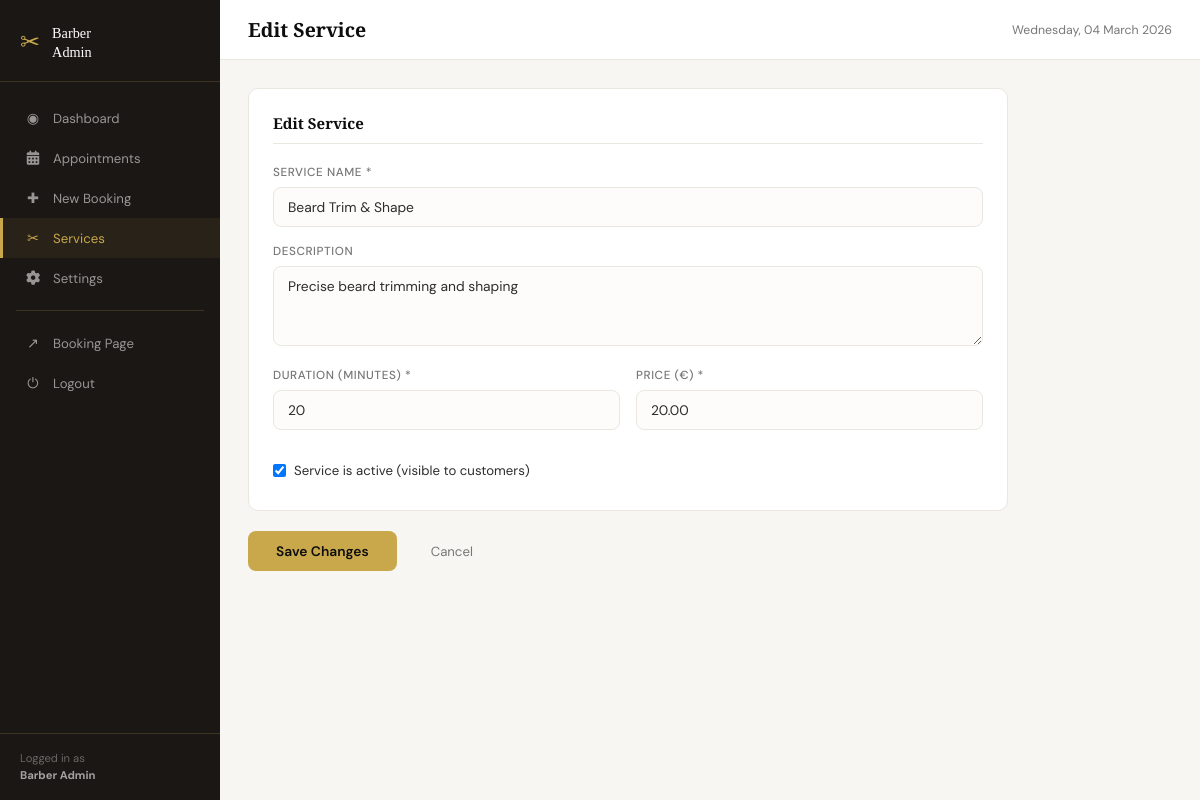
/index.php?page=services&action=edit&id=3 (signed in), run on the app's committed database.
### tables this page shows
CREATE TABLE IF NOT EXISTS services (
    id INT AUTO_INCREMENT PRIMARY KEY,
    name VARCHAR(100) NOT NULL,
    description TEXT,
    duration INT NOT NULL COMMENT 'Duration in minutes',
    price DECIMAL(10,2) NOT NULL,
    active TINYINT(1) DEFAULT 1,
    created_at TIMESTAMP DEFAULT CURRENT_TIMESTAMP
);

### app/controllers/ServiceController.php (called while the page is built, shortened)
<?php
require_once __DIR__ . '/../models/Service.php';
class ServiceController {
    private $serviceModel;
    public function __construct() {
        $this->serviceModel = new Service();
    }
    public function edit() {
        $id = (int)($_GET['id'] ?? 0);
        $service = $this->serviceModel->getById($id);
        require __DIR__ . '/../views/admin/service_form.php';
    }
}

### app/config/database.php (called while the page is built, shortened)
<?php
class Database {
    private static $instance = null;
    private $pdo;
    private function __construct() {
        $dsn = "mysql:host=" . DB_HOST . ";dbname=" . DB_NAME . ";charset=" . DB_CHARSET;
        $options = [
            PDO::ATTR_ERRMODE            => PDO::ERRMODE_EXCEPTION,
            PDO::ATTR_DEFAULT_FETCH_MODE => PDO::FETCH_ASSOC,
            PDO::ATTR_EMULATE_PREPARES   => false,
        ];
        try {
            $this->pdo = new PDO($dsn, DB_USER, DB_PASS, $options);
        } catch (PDOException $e) {
            die(json_encode(['error' => 'Database connection failed: ' . $e->getMessage()]));
        }
    }
    public static function getInstance() {
        if (self::$instance === null) {
            self::$instance = new self();
        }
        return self::$instance;
    }
    public function getConnection() {
        return $this->pdo;
    }
}

### app/models/Service.php (called while the page is built, shortened)
<?php
require_once __DIR__ . '/../config/database.php';
class Service {
    private $db;
    public function __construct() {
        $this->db = Database::getInstance()->getConnection();
    }
    public function getById($id) {
        $stmt = $this->db->prepare("SELECT * FROM services WHERE id = ?");
        $stmt->execute([$id]);
        return $stmt->fetch();
    }
}

### app/views/admin/service_form.php (the view, shortened to what this page needs)
<?php
$isEdit = !empty($service);
require __DIR__ . '/../layouts/admin_header.php';
$action = $isEdit
    ? BASE_URL . '/index.php?page=services&action=edit&id=' . $service['id']
    : BASE_URL . '/index.php?page=services&action=create';
?>
<div class="form-wrap">
<form action="<?= $action ?>" method="POST" class="admin-form">
    <div class="form-section">
        <h3><?= $isEdit ? 'Edit' : 'New' ?> Service</h3>
        <div class="input-group">
            <label>Service Name *</label>
            <input type="text" name="name" value="<?= htmlspecialchars($service['name'] ?? '') ?>" placeholder="e.g. Haircut" required>
        </div>
        <div class="input-group">
            <label>Description</label>
            <textarea name="description" rows="2" placeholder="Brief description of the service..."><?= htmlspecialchars($service['description'] ?? '') ?></textarea>
        </div>
        <div class="input-row-2">
            <div class="input-group">
                <label>Duration (minutes) *</label>
                <input type="number" name="duration" value="<?= $service['duration'] ?? 30 ?>" min="5" step="5" required>
            </div>
            <div class="input-group">
                <label>Price (€) *</label>
                <input type="number" name="price" value="<?= $service['price'] ?? '' ?>" min="0" step="0.50" placeholder="25.00" required>
            </div>
        </div>
        <?php if ($isEdit): ?>
        <div class="input-group">
            <label class="checkbox-label">
                <input type="checkbox" name="active" <?= ($service['active'] ?? 1) ? 'checked' : '' ?>>
                Service is active (visible to customers)
            </label>
        </div>
        <?php endif; ?>
    </div>
    <div class="form-actions">
        <button type="submit" class="btn-primary"><?= $isEdit ? 'Save Changes' : '✚ Create Service' ?></button>
        <a href="<?= BASE_URL ?>/index.php?page=services" class="btn-cancel">Cancel</a>
    </div>
</form>
</div>
<?php require __DIR__ . '/../layouts/admin_footer.php'; ?>

### public/css/admin.css (style rules this page uses)
:root { --sidebar-w: 220px; --black: #0d0d0d; --dark: #1a1714; --dark2: #232020; --gold: #c9a84c; --gold-lt: #e8c96e; --cream: #f8f6f2; --white: #ffffff; --text: #2d2d2d; --text-muted:#777; --border: #eae6e0; --border-dark: rgba(201,168,76,0.2); --red: #e53935; --green: #2e7d32; --blue: #1565c0; --amber: #e65100; --radius: 10px; }
*, *::before, *::after { box-sizing: border-box; margin: 0; padding: 0; }
html { font-size: 15px; }
body { font-family: 'DM Sans', sans-serif; color: var(--text); background: var(--cream); }
.admin-body { background: var(--cream); }
.form-wrap { max-width: 760px; }
.admin-form .form-section { background: var(--white); border: 1px solid var(--border); border-radius: var(--radius); padding: 24px; margin-bottom: 20px; }
.admin-form .form-section h3 { font-family: 'Playfair Display', serif; font-size: 1rem; font-weight: 700; color: var(--black); margin-bottom: 20px; padding-bottom: 10px; border-bottom: 1px solid var(--border); }
.input-row-2 { display: grid; grid-template-columns: 1fr 1fr; gap: 16px; margin-bottom: 16px; }
.input-group { margin-bottom: 16px; }
.input-group:last-child { margin-bottom: 0; }
label { display: block; font-size: 0.78rem; font-weight: 500; letter-spacing: 0.05em; text-transform: uppercase; color: var(--text-muted); margin-bottom: 7px; }
input[type="text"], input[type="email"], input[type="tel"], input[type="password"], input[type="number"], input[type="date"], input[type="time"], textarea, select { width: 100%; padding: 10px 14px; border: 1.5px solid var(--border); border-radius: 8px; font-family: 'DM Sans', sans-serif; font-size: 0.92rem; color: var(--text); background: #fdfcfa; outline: none; transition: border-color 0.2s; }
textarea { resize: vertical; min-height: 80px; }
.checkbox-label { display: flex; align-items: center; gap: 8px; text-transform: none; letter-spacing: 0; font-size: 0.88rem; color: var(--text); cursor: pointer; font-weight: 400; }
.checkbox-label input { width: auto; }
.form-actions { display: flex; gap: 12px; align-items: center; margin-top: 4px; }
.btn-primary { padding: 11px 28px; background: var(--gold); color: var(--black); font-family: 'DM Sans', sans-serif; font-size: 0.92rem; font-weight: 600; border: none; border-radius: 8px; cursor: pointer; text-decoration: none; transition: background 0.18s; }
.btn-cancel { padding: 10px 22px; color: var(--text-muted); font-size: 0.88rem; text-decoration: none; border-radius: 8px; transition: color 0.15s; }

### data on the page
services: name "Beard Trim & Shape", description "Precise beard trimming and shaping", duration "20", price "20.00", active "☑"

### other printed values
$_SESSION['admin_name'] "Barber Admin"
$pageTitle "Edit Service"
